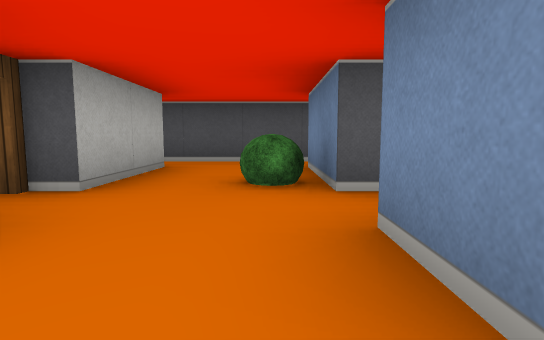
view 1 (above)

12 first-person views from a walk through a cub3D maze. The camera is about half as high as the walls, tilts 6° down and sees 80° across. The floor is counted in squares. Each view is taken from the middle of a square. On the plan, view 1 faces up. The plan holds only what a view shows up to about 9 squares ahead; the rest is blank.

view 2
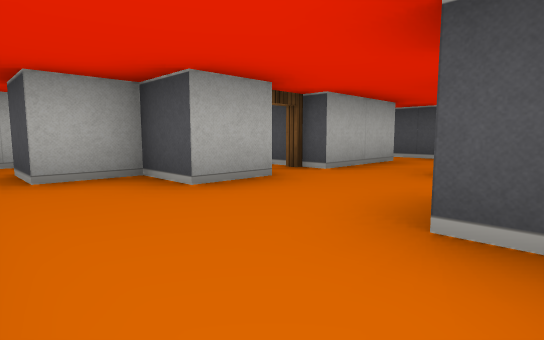

view 3
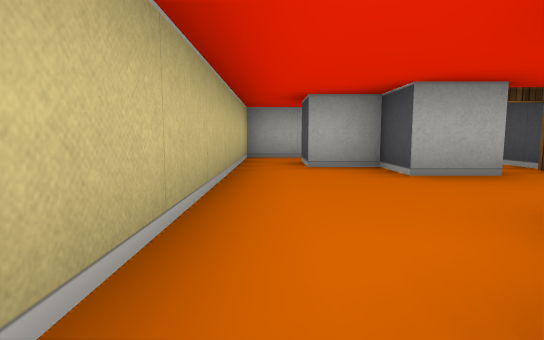

view 4
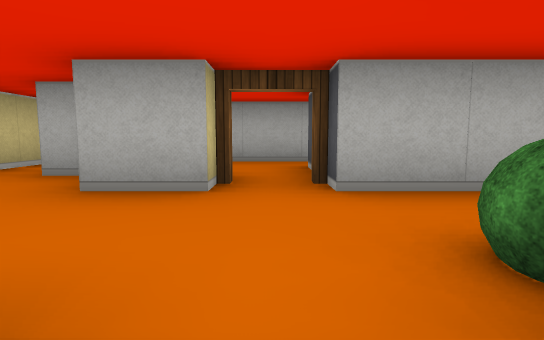

view 5
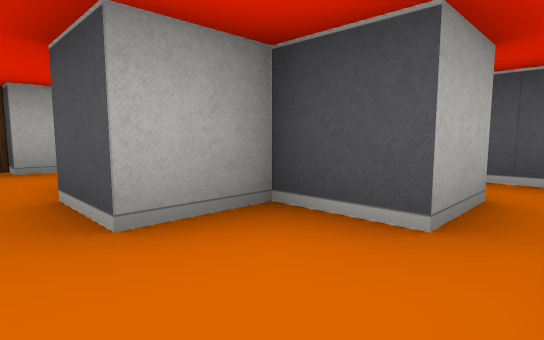

view 6
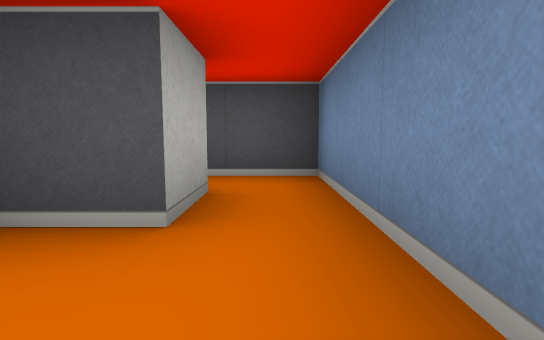

view 7
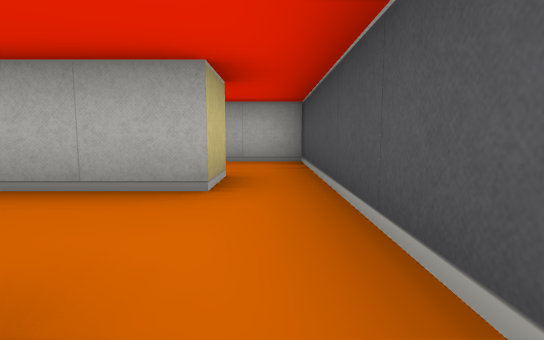

view 8
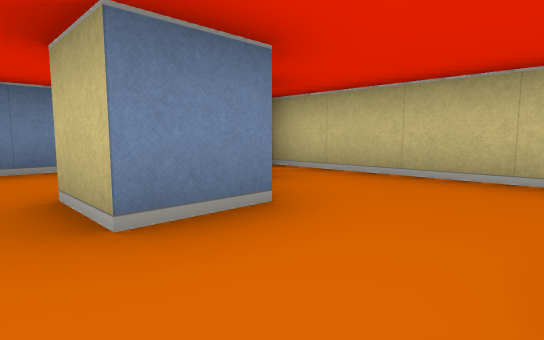

view 9
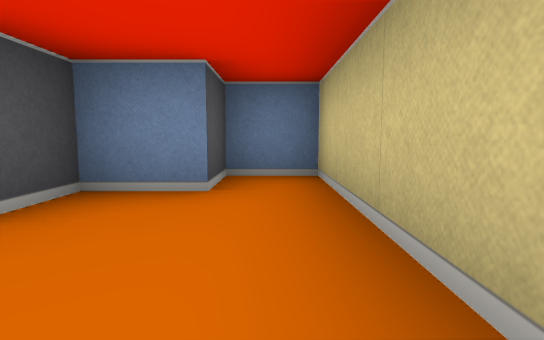

view 10
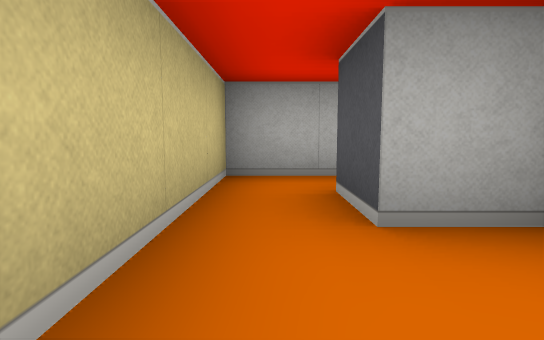

view 11
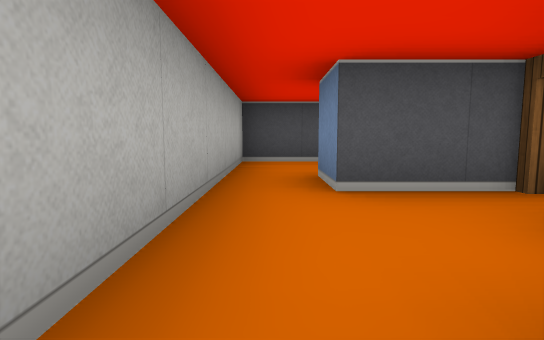

view 12
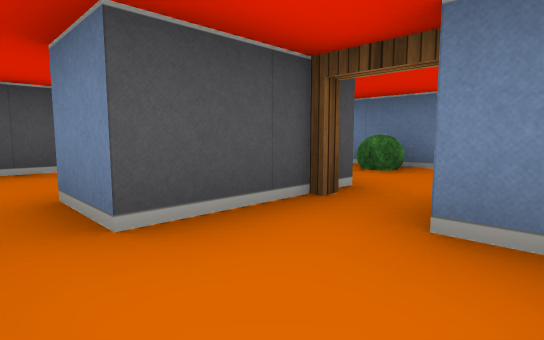

### Floor plan
Ten units are one square. View 1 is at (0, 0); x grows to the right and y downward. Boxes are objects, and circles mark ways between rooms. Rooms are numbered by the first view taken in them; rooms with no view inside come last. Other rooms are left out.
<svg viewBox="-50 -60 90 80">
<path fill="none" stroke="#000" d="M-15 -15 -15 -5 -25 -5 -25 5 -35 5M-35 15 25 15 25 5 15 5 15 -5 5 -5 5 -15M25 -46 25 -35 15 -35 15 -25 5 -25 5 -45M5 -15 15 -15M35 -10 35 -55 22 -55M-15 -45 -15 -25M-25 -10 -25 -15M-45 -35 -45 15 -35 15M-15 -25 -35 -25 -35 -35M-25 -45 -15 -45M6 -55 -45 -55 -45 -35"/>
<rect x="-5" y="-35" width="10" height="10" fill="#bbb"><title>bush</title></rect>
<circle cx="-5" cy="-10" r="3" fill="#2a7"/>
<circle cx="-30" cy="10" r="3" fill="#2a7"/>
<circle cx="-20" cy="-20" r="3" fill="#2a7"/>
<circle cx="-5" cy="-35" r="3" fill="#2a7"/>
<circle cx="15" cy="-50" r="3" fill="#2a7"/>
<circle cx="-40" cy="-30" r="3" fill="#2a7"/>
<text x="-10" y="0">1</text>
<text x="20" y="-30">2</text>
<text x="-40" y="-10">3</text>
<text x="-20" y="-50">4</text>
</svg>
Room 1 opens to room 2. Room 1 opens to room 3. Room 2 opens to room 3. Room 2 opens to room 4. Room 3 opens to room 4.

Where each view was taken, in squares from view 1:
view 1: 0 up, 0 right, facing up
view 2: 1 down, 1 right, facing up-left
view 3: 1 down, 2 right, facing left
view 4: 2 up, 1 right, facing left
view 5: 2 up, 3 right, facing up-left
view 6: 2 up, 3 right, facing up
view 7: 5 up, 1 right, facing left
view 8: 2 up, 1 left, facing down-right
view 9: 1 down, 1 left, facing right
view 10: 1 down, 1 left, facing left
view 11: 0 up, 4 left, facing up
view 12: 1 up, 4 left, facing up-right
